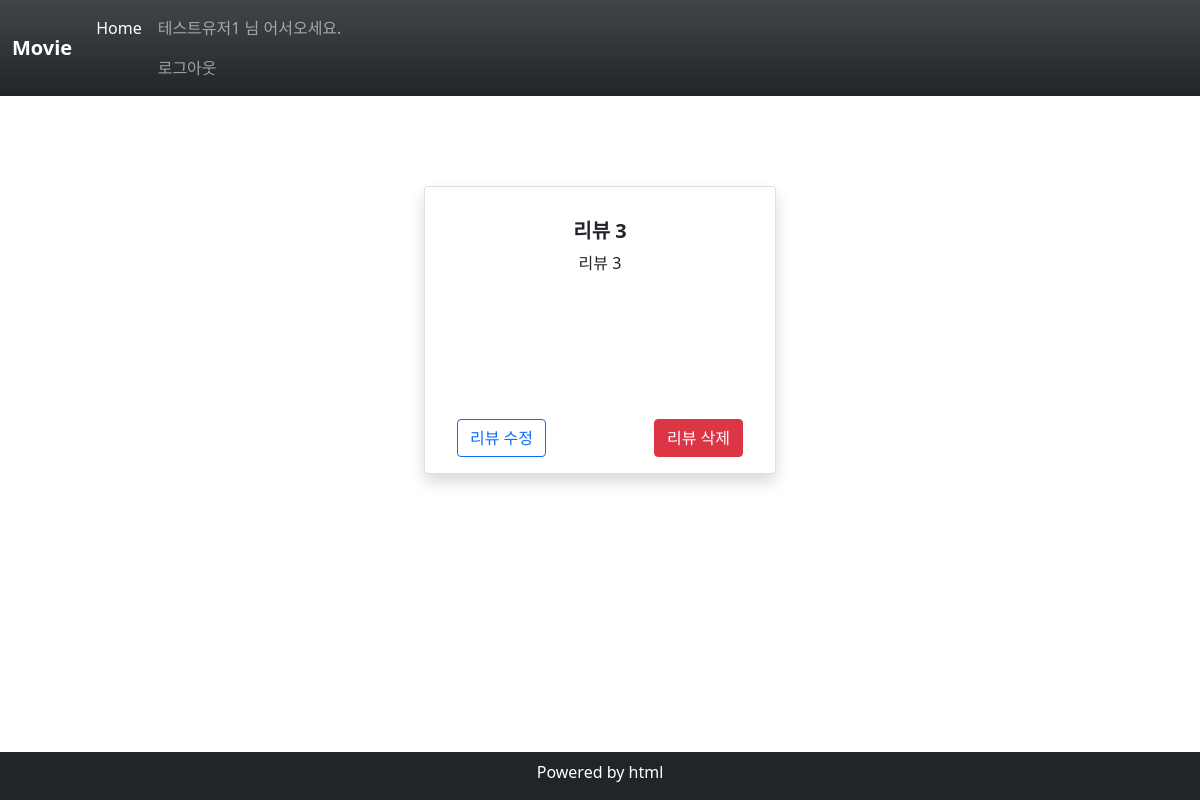
Before: /detail/4 (signed in) with the older database file.
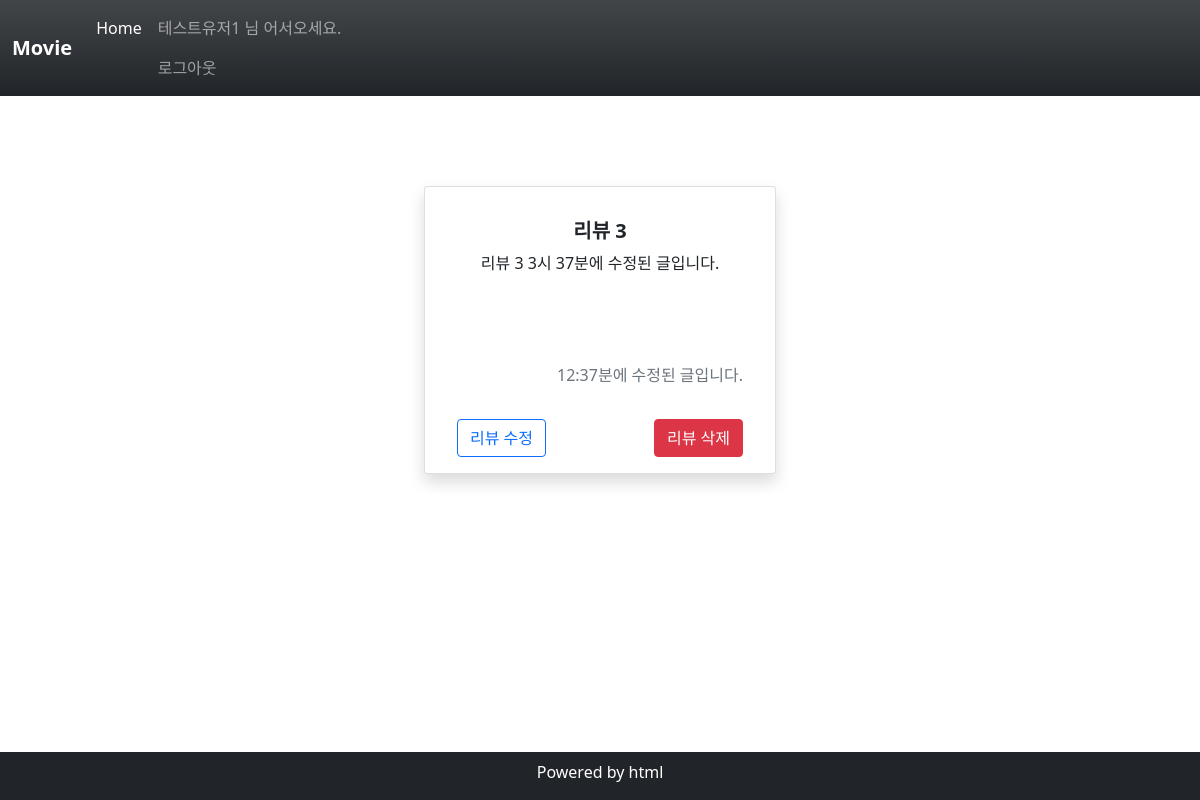
After: the same page with the newer database file.
### review/models.py (models this page shows)
class Review(models.Model):
    title = models.CharField(max_length=80)
    content = models.TextField()
    created_at = models.DateTimeField(auto_now_add=True)
    updated_at = models.DateTimeField(auto_now_add=True)

### review/views.py (the view)
# urls.py: path("detail/<int:pk>", views.detail, name="detail"),
def detail(request, pk):
    review = Review.objects.get(pk=pk)
    context = {
        "review": review,
    }
    return render(request, "review/detail.html", context)

### review/templates/review/detail.html
{% extends 'base.html' %}
{% block content %}
<div class="d-flex justify-content-center">
    <div class="w-100 d-flex justify-content-center align-items-center" style="height: 500px;">
        <div class="card shadow p-3 mb-5 bg-body rounded my-3" style="width: 22rem; height: 18rem;">
            <div class="card-body position-relative">
                <h5 class="card-title text-center fw-bold">{{ review.title }}</h5>
                <p class="card-text text-center overflow-auto" style="height: 6rem;">{{ review.content }}</p>
                <div
                    class="d-flex justify-content-between w-100 position-absolute bottom-0 start-50 translate-middle-x px-3">
                    <div class="text-center">
                        <a href="{% url 'review:edit' review.pk %}" class="btn btn-outline-primary">리뷰 수정</a>
                    </div>
                    <div class="text-center">
                        <a href="{% url 'review:delete' review.pk %}" class="btn btn-danger">리뷰 삭제</a>
                    </div>
                </div>
                {% if review.created_at != review.updated_at %}
                <p class="text-muted text-end mt-3">{{ review.updated_at | date:'f' }}분에 수정된 글입니다.</p>
                {% endif %}
            </div>
        </div>
    </div>
</div>
{% endblock %}

Changed rows visible on the page:
changed Review "리뷰 3": content "리뷰 3" → "리뷰 3 3시 37분에 수정된 글입니다."; updated_at (not shown) → "12:37"
Other visible differences:
text now shown: "분에 수정된 글입니다."
